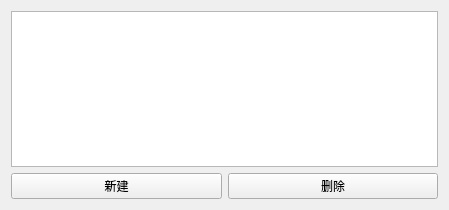
<?xml version="1.0" encoding="UTF-8"?>
<ui version="4.0">
 <class>PanelMaterial</class>
 <widget class="QWidget" name="PanelMaterial">
  <property name="geometry">
   <rect>
    <x>0</x>
    <y>0</y>
    <width>449</width>
    <height>210</height>
   </rect>
  </property>
  <property name="windowTitle">
   <string>Form</string>
  </property>
  <layout class="QVBoxLayout" name="verticalLayout">
   <item>
    <widget class="QTableView" name="tableView"/>
   </item>
   <item>
    <widget class="QWidget" name="buttonGroup" native="true">
     <layout class="QHBoxLayout" name="horizontalLayout">
      <property name="leftMargin">
       <number>0</number>
      </property>
      <property name="topMargin">
       <number>0</number>
      </property>
      <property name="rightMargin">
       <number>0</number>
      </property>
      <property name="bottomMargin">
       <number>0</number>
      </property>
      <item>
       <widget class="QPushButton" name="addMaterial">
        <property name="text">
         <string>新建</string>
        </property>
       </widget>
      </item>
      <item>
       <widget class="QPushButton" name="deleteMaterial">
        <property name="text">
         <string>删除</string>
        </property>
       </widget>
      </item>
     </layout>
    </widget>
   </item>
  </layout>
 </widget>
 <resources/>
 <connections/>
</ui>
